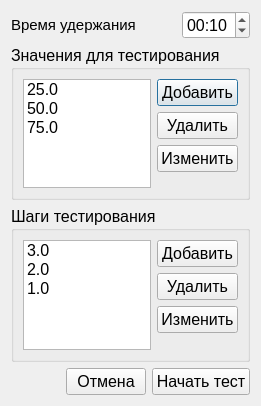
<?xml version="1.0" encoding="UTF-8"?>
<ui version="4.0">
 <class>OtherTestSettings</class>
 <widget class="QDialog" name="OtherTestSettings">
  <property name="geometry">
   <rect>
    <x>0</x>
    <y>0</y>
    <width>254</width>
    <height>406</height>
   </rect>
  </property>
  <property name="font">
   <font>
    <family>Segoe UI</family>
    <pointsize>12</pointsize>
   </font>
  </property>
  <property name="windowTitle">
   <string>Параметры тестирования</string>
  </property>
  <layout class="QVBoxLayout" name="verticalLayout_3">
   <item>
    <layout class="QHBoxLayout" name="horizontalLayout_3">
     <item>
      <widget class="QLabel" name="label">
       <property name="text">
        <string>&lt;html&gt;&lt;head/&gt;&lt;body&gt;&lt;p&gt;&lt;span style=&quot; font-size:11pt;&quot;&gt;Время удержания&lt;/span&gt;&lt;/p&gt;&lt;/body&gt;&lt;/html&gt;</string>
       </property>
      </widget>
     </item>
     <item>
      <spacer name="horizontalSpacer">
       <property name="orientation">
        <enum>Qt::Orientation::Horizontal</enum>
       </property>
       <property name="sizeHint" stdset="0">
        <size>
         <width>40</width>
         <height>20</height>
        </size>
       </property>
      </spacer>
     </item>
     <item>
      <widget class="QTimeEdit" name="timeEdit">
       <property name="currentSection">
        <enum>QDateTimeEdit::Section::SecondSection</enum>
       </property>
       <property name="displayFormat">
        <string>mm:ss</string>
       </property>
       <property name="currentSectionIndex">
        <number>1</number>
       </property>
       <property name="time">
        <time>
         <hour>0</hour>
         <minute>0</minute>
         <second>10</second>
        </time>
       </property>
      </widget>
     </item>
    </layout>
   </item>
   <item>
    <widget class="QGroupBox" name="groupBox_2">
     <property name="title">
      <string>Значения для тестирования</string>
     </property>
     <layout class="QHBoxLayout" name="horizontalLayout">
      <item>
       <widget class="QListWidget" name="listWidget_value">
        <property name="editTriggers">
         <set>QAbstractItemView::EditTrigger::CurrentChanged|QAbstractItemView::EditTrigger::DoubleClicked|QAbstractItemView::EditTrigger::EditKeyPressed</set>
        </property>
        <item>
         <property name="text">
          <string>25.0</string>
         </property>
        </item>
        <item>
         <property name="text">
          <string>50.0</string>
         </property>
        </item>
        <item>
         <property name="text">
          <string>75.0</string>
         </property>
        </item>
       </widget>
      </item>
      <item>
       <layout class="QVBoxLayout" name="verticalLayout">
        <item>
         <widget class="QPushButton" name="pushButton_add_value">
          <property name="text">
           <string>Добавить</string>
          </property>
         </widget>
        </item>
        <item>
         <widget class="QPushButton" name="pushButton_delete_value">
          <property name="text">
           <string>Удалить</string>
          </property>
         </widget>
        </item>
        <item>
         <widget class="QPushButton" name="pushButton_change_value">
          <property name="text">
           <string>Изменить</string>
          </property>
         </widget>
        </item>
        <item>
         <spacer name="verticalSpacer_2">
          <property name="orientation">
           <enum>Qt::Orientation::Vertical</enum>
          </property>
          <property name="sizeHint" stdset="0">
           <size>
            <width>20</width>
            <height>40</height>
           </size>
          </property>
         </spacer>
        </item>
       </layout>
      </item>
     </layout>
    </widget>
   </item>
   <item>
    <widget class="QGroupBox" name="groupBox">
     <property name="title">
      <string>Шаги тестирования</string>
     </property>
     <layout class="QHBoxLayout" name="horizontalLayout_2">
      <item>
       <widget class="QListWidget" name="listWidget_step">
        <item>
         <property name="text">
          <string>3.0</string>
         </property>
        </item>
        <item>
         <property name="text">
          <string>2.0</string>
         </property>
        </item>
        <item>
         <property name="text">
          <string>1.0</string>
         </property>
        </item>
       </widget>
      </item>
      <item>
       <layout class="QVBoxLayout" name="verticalLayout_2">
        <item>
         <widget class="QPushButton" name="pushButton_add_step">
          <property name="text">
           <string>Добавить</string>
          </property>
         </widget>
        </item>
        <item>
         <widget class="QPushButton" name="pushButton_delete_step">
          <property name="text">
           <string>Удалить</string>
          </property>
         </widget>
        </item>
        <item>
         <widget class="QPushButton" name="pushButton_change_step">
          <property name="text">
           <string>Изменить</string>
          </property>
         </widget>
        </item>
        <item>
         <spacer name="verticalSpacer">
          <property name="orientation">
           <enum>Qt::Orientation::Vertical</enum>
          </property>
          <property name="sizeHint" stdset="0">
           <size>
            <width>20</width>
            <height>40</height>
           </size>
          </property>
         </spacer>
        </item>
       </layout>
      </item>
     </layout>
    </widget>
   </item>
   <item>
    <layout class="QHBoxLayout" name="horizontalLayout_4">
     <item>
      <spacer name="horizontalSpacer_2">
       <property name="orientation">
        <enum>Qt::Orientation::Horizontal</enum>
       </property>
       <property name="sizeHint" stdset="0">
        <size>
         <width>40</width>
         <height>20</height>
        </size>
       </property>
      </spacer>
     </item>
     <item>
      <widget class="QPushButton" name="pushButton_2">
       <property name="text">
        <string>Отмена</string>
       </property>
      </widget>
     </item>
     <item>
      <widget class="QPushButton" name="pushButton">
       <property name="text">
        <string>Начать тест</string>
       </property>
      </widget>
     </item>
    </layout>
   </item>
  </layout>
 </widget>
 <resources/>
 <connections>
  <connection>
   <sender>pushButton_2</sender>
   <signal>clicked()</signal>
   <receiver>OtherTestSettings</receiver>
   <slot>reject()</slot>
   <hints>
    <hint type="sourcelabel">
     <x>80</x>
     <y>360</y>
    </hint>
    <hint type="destinationlabel">
     <x>19</x>
     <y>362</y>
    </hint>
   </hints>
  </connection>
  <connection>
   <sender>pushButton</sender>
   <signal>clicked()</signal>
   <receiver>OtherTestSettings</receiver>
   <slot>accept()</slot>
   <hints>
    <hint type="sourcelabel">
     <x>147</x>
     <y>357</y>
    </hint>
    <hint type="destinationlabel">
     <x>225</x>
     <y>376</y>
    </hint>
   </hints>
  </connection>
 </connections>
</ui>
